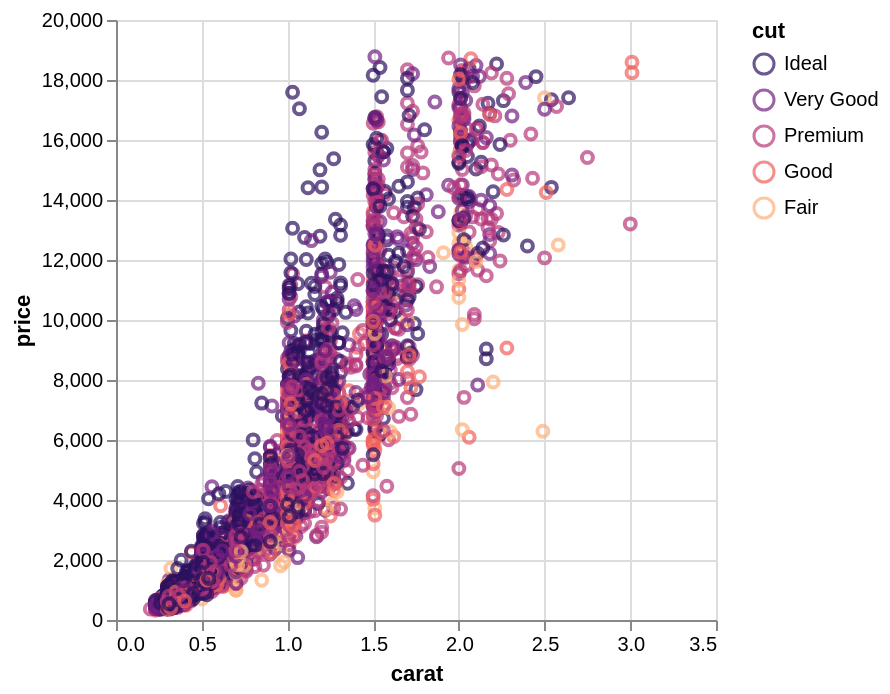

The notebook cell this image was saved under:
### Code cell
# try to encode as color: color, cut, clarity
chart=alt.Chart(data_diamonds_sel).mark_point().encode(x="carat",y="price",color=alt.Color("cut").scale(scheme="magma"))
chart

### Figure 1 — Vega specification as saved in the notebook (floating-point values rounded to 4 significant figures; data arrays with more than 128 entries replaced by an {"elided": "..."} marker saying what was removed)
{"$schema": "https://vega.github.io/schema/vega/v5.json", "data": [{"name": "source_0"}, {"name": "data_0", "values": {"elided": "5000 records"}}, {"name": "data_0_x_domain_carat", "values": [{"min": 0.2, "max": 3.01}]}, {"name": "data_0_y_domain_price", "values": [{"min": 327, "max": 18777}]}, {"name": "source_0_color_domain_cut", "values": [{"cut": "Ideal", "sort_field": 5.0}, {"cut": "Very Good", "sort_field": 5.0}, {"cut": "Premium", "sort_field": 5.0}, {"cut": "Good", "sort_field": 5.0}, {"cut": "Fair", "sort_field": 5.0}]}], "marks": [{"type": "symbol", "name": "marks", "from": {"data": "data_0"}, "encode": {"update": {"y": {"field": "price", "scale": "y"}, "x": {"field": "carat", "scale": "x"}, "opacity": {"value": 0.7}, "fill": {"value": "transparent"}, "stroke": {"field": "cut", "scale": "color"}}}, "style": ["point"]}], "scales": [{"name": "x", "type": "linear", "domain": [{"signal": "(data(\"data_0_x_domain_carat\")[0] || {}).min"}, {"signal": "(data(\"data_0_x_domain_carat\")[0] || {}).max"}], "range": [0, {"signal": "width"}], "nice": true, "zero": true}, {"name": "y", "type": "linear", "domain": [{"signal": "(data(\"data_0_y_domain_price\")[0] || {}).min"}, {"signal": "(data(\"data_0_y_domain_price\")[0] || {}).max"}], "range": [{"signal": "height"}, 0], "zero": true, "nice": true}, {"name": "color", "type": "ordinal", "domain": {"data": "source_0_color_domain_cut", "field": "cut", "sort": {"op": "max", "field": "sort_field"}}, "range": {"scheme": "magma"}, "interpolate": "hcl"}], "axes": [{"scale": "x", "gridScale": "y", "labels": false, "zindex": 0, "orient": "bottom", "minExtent": 0, "maxExtent": 0, "aria": false, "grid": true, "domain": false, "tickCount": {"signal": "ceil(width/40)"}, "ticks": false}, {"scale": "y", "labels": false, "tickCount": {"signal": "ceil(height/40)"}, "minExtent": 0, "ticks": false, "zindex": 0, "domain": false, "maxExtent": 0, "grid": true, "orient": "left", "gridScale": "x", "aria": false}, {"scale": "x", "orient": "bottom", "title": "carat", "labelFlush": true, "grid": false, "tickCount": {"signal": "ceil(width/40)"}, "labelOverlap": true, "zindex": 0}, {"scale": "y", "labelOverlap": true, "orient": "left", "tickCount": {"signal": "ceil(height/40)"}, "zindex": 0, "title": "price", "grid": false}], "legends": [{"stroke": "color", "symbolType": "circle", "title": "cut", "encode": {"symbols": {"update": {"fill": {"value": "transparent"}, "opacity": {"value": 0.7}}}}}], "width": 300, "padding": 5, "background": "white", "height": 300, "style": "cell"}
